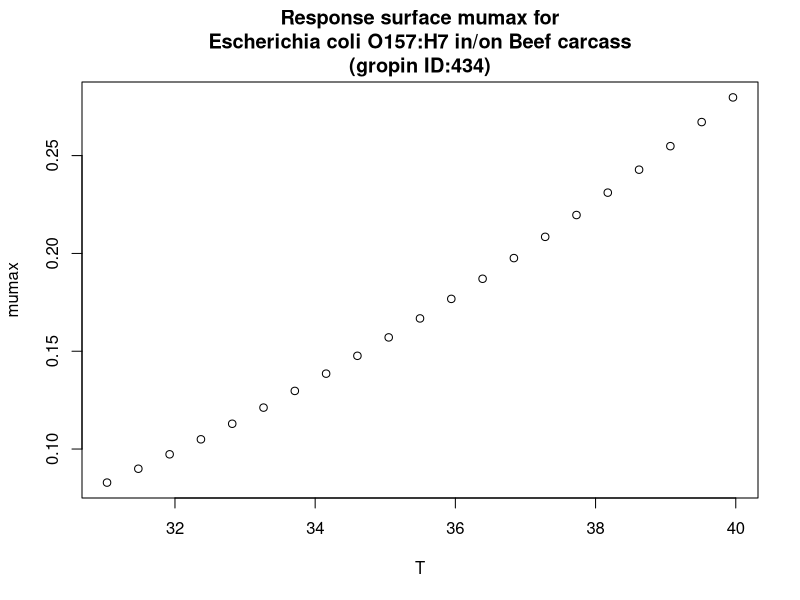

Recreate this plot in R.
#############################
# start of Parameter script
#############################
T <- seq(31.031,39.96003996004,length.out=21)
#############################
# end of Parameter script
#############################
############################# 
# start of Model script Gropin ID 434 
#############################
 
# constant coefficients for this model
 
variables <- data.frame(T)
argumentsPar <- expand.grid(variables)
 
# heart of the model
response_surface <- function(T) {
   mumax <-(0.027*T-0.55)^2

return(mumax=mumax)
} 

# output parameters
responseSurface <- cbind(argumentsPar,response_surface(argumentsPar['T']))
colnames(responseSurface) <- c(colnames(argumentsPar),'mumax')
#############################
# End of Model script
#############################
############################# 
# start of Visualisation script Gropin ID 434 
#############################
plot(T,responseSurface$'mumax',xlab='T',
                          ylab='mumax',main='Response surface mumax for
Escherichia coli O157:H7 in/on Beef carcass
(gropin ID:434)')
#############################
# End of Visualisation script
#############################
